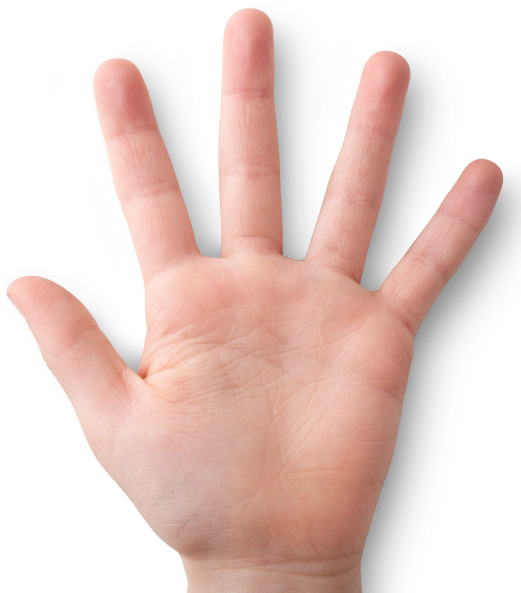
//> input picture ConvexDetection/hand.jpg, 521 x 593 px
$ ./main   (built with g++ and OpenCV 4)
//> lines starting //> are read from the running program, lines starting //| are printed output that depends on the picture; after the words box and inside, x2 and y2 are one past the last pixel; in counts of white or black regions, pixels touching at a corner belong together
 #include "opencv2/highgui/highgui.hpp"
 #include "opencv2/imgproc/imgproc.hpp"
 #include <iostream>
 #include <stdio.h>
 #include <stdlib.h>

 using namespace cv;
 using namespace std;

 RNG rng(12345);

 // Find and display Convex Hull and defects
 // Input is contour of image
void hull(Mat src )
 {
	// Make local copy (Not really needed, but it doesn't kill to be safe!)
	Mat src_copy = src.clone();

	// Contours and it's heirarchy (look at OpenCV ref)
	vector<vector<Point> > contours;
	vector<Vec4i> hierarchy;

	// Find contours
	findContours( src, contours, hierarchy, CV_RETR_TREE, CV_CHAIN_APPROX_SIMPLE, Point(0, 0) );

	// Convext hull is vector of points
	// Find the convex hull object for each contour, so use 2D vector
	vector< vector<Point> > hull( contours.size() );

	// Find hull of each contour (should be just 1 in this case)
	for( int i = 0; i < contours.size(); i++ )
	{
		convexHull( Mat(contours[i]), hull[i], false );
	}

	// Draw contours + hull results
	Mat drawing = Mat::zeros( src.size(), CV_8UC3 );

	// Draw the contours and their respective hulls
	for( int i = 0; i< contours.size(); i++ )
	{
		Scalar color = Scalar( rng.uniform(0, 255), rng.uniform(0,255), rng.uniform(0,255) );
		drawContours( drawing, contours, i, Scalar(255), 1, 8, vector<Vec4i>(), 0, Point() );
		drawContours( drawing, hull, i, Scalar(255), 1, 8, vector<Vec4i>(), 0, Point() );
	}

    // Show in a window
	imshow( "Hull", drawing );
	waitKey(0);

	// To find the "defects in the hull"

	// Each Defect is a vector of 4 elements
	// It has the start, end and most "deep" point (Refer to documentation)
	// Also has depth from start to the deep point
	// Each hull can have multiple defects, so we need a vector of this vectors (one per hull)
	// Size of hull vector is size of contour
	vector<cv::Vec4i> convexityDefectsSet(contours.size());

	// THIS IS THE TRICKY PART HERE!

	// Find the hull again... This time as vector of integers.
	// Each element is an "index in the corresponding contour level"
	// Need this to get the defects portion working
	vector < vector<int> > hulls(contours.size());

	// I've called the convexHull function with a 4th parameter, explicitly telling it NOT to return points
	// Instead indices are returned
	for(int i= 0; i<contours.size(); i++)
		convexHull( Mat(contours[i]), hulls[i], false , false);

	// Now, the set of defects we get will be the index of a point in the contour.
	// It save space and just works!
	// In the "C" version, defects are returned as a vector of CvPoints
	for(int i= 0; i<contours.size(); i++)
		convexityDefects(contours[i], hulls[i], convexityDefectsSet);

	// defectIterator (Java style, to keep Ashwin happy! ;p
	// For each defect found
	for (int defectIterator = 0; defectIterator < convexityDefectsSet.size(); defectIterator++)
	{
		// Get the indices from the vector structure returned
		// Each defect has a start, end and deep point
		// Also, depth from start to the deep point
		int startIdx = convexityDefectsSet[defectIterator].val[0];
		int endIdx = convexityDefectsSet[defectIterator].val[1];
		int defectPtIdx = convexityDefectsSet[defectIterator].val[2];
		double depth = (double)convexityDefectsSet[defectIterator].val[3]/256.0f;  // see documentation link below why this

		// Each index is a point in the contour.
		// Since I know there is only 1 contour... 1st index is 0.

		// Draw a yellow line from start to defect
		line(drawing, contours[0][startIdx], contours[0][defectPtIdx], Scalar(0,255,255), 1);

		// Draw a red line from start to end
		//line(drawing, contours[0][startIdx], contours[0][endIdx], Scalar(0,0,255), 1);

		// Draw start point (Green)
		circle(drawing, contours[0][startIdx], 10, Scalar(0,255,0));

		// Draw end point (Blue)
		circle(drawing, contours[0][endIdx], 10, Scalar(255,0,0));

		// Draw defect point (Red)
		circle(drawing, contours[0][defectPtIdx], 5, Scalar(0,0,255));

	}

	// Show and save!
	imshow("Defects", drawing);
	imwrite("ConvexHull.jpg", drawing);
	waitKey(0);
 }

 // Returns index of largest vector
int findBiggestContour( vector < vector<Point> > contours)
{
// Keep in mind, a contour is a vector of points
// So multiple contours are 2D vectors of points

	// Index of largest contour
    int indexOfBiggestContour = -1;

	// Size of contour (temp var)
    int sizeOfBiggestContour = 0;

	// Iterate through each contour
    for (int i = 0; i < contours.size(); i++)
	{
		// Pretty straigh forward! Find the largest contour
        if(contours[i].size() > sizeOfBiggestContour)
		{
            sizeOfBiggestContour = contours[i].size();
            indexOfBiggestContour = i;
        }
    }

    return indexOfBiggestContour;
}


int main(int argc, char **argv)
{

	// Open image
    Mat src = imread("hand.jpg");
//> src is the input picture: 593 rows x 521 cols, CV_8UC3; mean B, G, R 203.4, 209.5, 232.7
    if (src.empty())
	{
		cerr<<"Can't open file";
        return -1;
	}

	// Blur image (Helps the skin detection)
	// Blur window size 5x5
    blur( src, src, Size(5,5) );

	// Convert to HSV
    Mat hsv;
    cvtColor(src, hsv, CV_BGR2HSV);
//> hsv: 593 rows x 521 cols, CV_8UC3; mean H, S, V 4.3, 35.2, 232.8

	// Threshold for skin.
	// LOT of trial-and-error here
    Mat bw;
    inRange(hsv, Scalar(0, 10, 170), Scalar(50, 255, 255), bw);
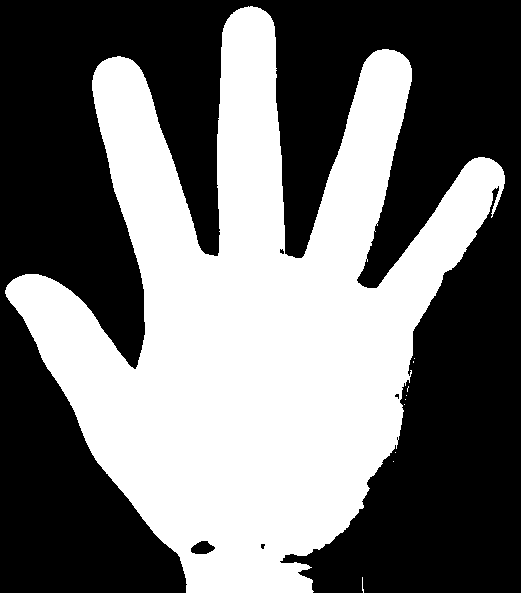
//> bw: 593 rows x 521 cols, CV_8UC1; 44.4% white; 10 white regions (9 under 20 px)

	// Show images
    imshow("src", src);
    imshow("dst", bw);

	// Vector of points for contours
    vector<vector<Point> > contours;
	// Hierarchy for contour detection
    vector<Vec4i> hierarchy;

	// Find contours
    findContours( bw, contours, hierarchy, CV_RETR_TREE, CV_CHAIN_APPROX_SIMPLE, Point(0, 0) );
//> contours = 15 contours, 10 with area under 20; largest, box (x1, y1, x2, y2) and area: (5, 6, 505, 593) 135898, (190, 540, 216, 555) 248, (260, 543, 266, 550) 23, (279, 248, 285, 255) 22, (394, 393, 400, 400) 20

	// Find the largest contour (assume, hand is largest)
	int s = findBiggestContour(contours);
//> the loop in findBiggestContour, `for (int i = 0; i < contours.size(); i++)` made 15 passes
//> sizeOfBiggestContour on passes 1, 10: 6, 1374
//> after the loop in findBiggestContour, `for (int i = 0; i < contours.size(); i++)`: sizeOfBiggestContour = 1374; indexOfBiggestContour = 9
//> s = 9

	// Draw and fill detector contour
    Mat drawing = Mat::zeros( src.size(), CV_8UC1 );
    drawContours( drawing, contours, s, Scalar(255), -1, 8, hierarchy, 0, Point() );
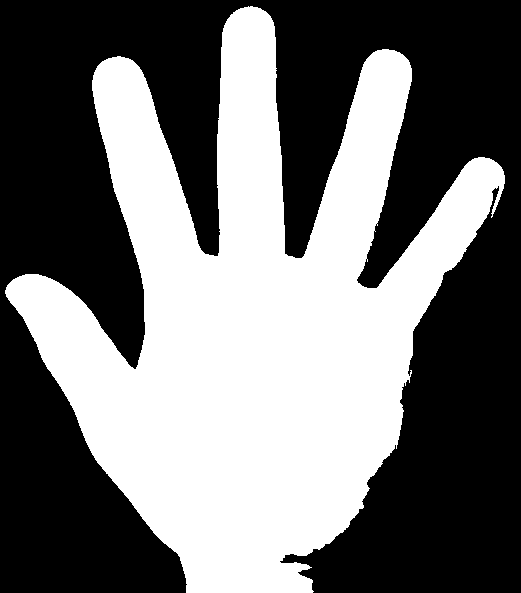
//> drawing: 593 rows x 521 cols, CV_8UC1; 44.5% white; 1 white region

	//Show the contour
    imshow("drw", drawing);

	// Detect hull and draw it
    hull(drawing);
//> in hull, `findContours( src, contours, hierarchy, CV_RETR_TREE, CV_CHAIN_APPROX_..`: contours = 1 contour; box (x1, y1, x2, y2) and area: (5, 6, 505, 593) 135898
//> in hull, `vector< vector<Point> > hull( contours.size() );`: hull = 1 empty contours
//> the loop in hull, `for( int i = 0; i < contours.size(); i++ )` made 1 pass
//> the loop in hull, `for( int i = 0; i< contours.size(); i++ )` made 1 pass
//> after the loop in hull, `for( int i = 0; i< contours.size(); i++ )`:
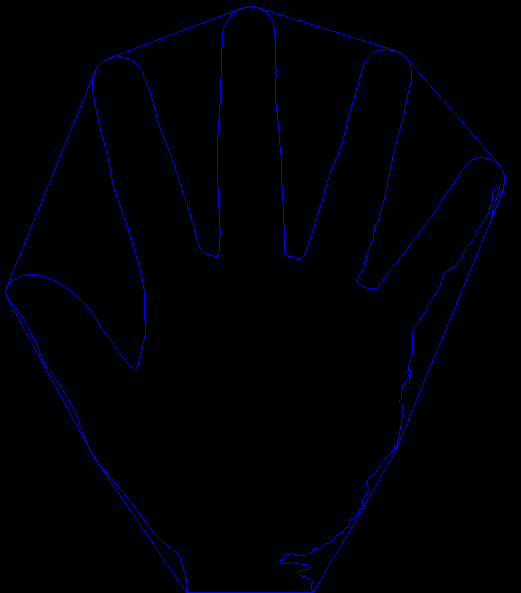
//> drawing: 593 rows x 521 cols, CV_8UC3; mean B, G, R 3.5, 0, 0
//> in hull, `vector<cv::Vec4i> convexityDefectsSet(contours.size());`: convexityDefectsSet = 1 item: [0, 0, 0, 0]
//> in hull, `vector < vector<int> > hulls(contours.size());`: hulls = 1 item
//> the loop in hull, `for(int i= 0; i<contours.size(); i++)` made 1 pass
//> the loop in hull, `for (int defectIterator = 0; defectIterator < convexityDefectsSet.size..` made 25 passes
//> (startIdx, endIdx, defectPtIdx, depth) on passes 1 to 12: (1371, 0, 1373, 1), (0, 4, 1, 0.727), (4, 193, 56, 223.8), (193, 199, 194, 0.445), (200, 206, 201, 0.445), (206, 414, 331, 151.3), (414, 416, 415, 0.633), (417, 419, 418, 0.633), (419, 537, 494, 5.54), (537, 541, 538, 0.688), (541, 543, 542, 0.555), (543, 599, 581, 14.87)
//> after the loop in hull, `for (int defectIterator = 0; defectIterator < convexityDefectsSet.size..`:
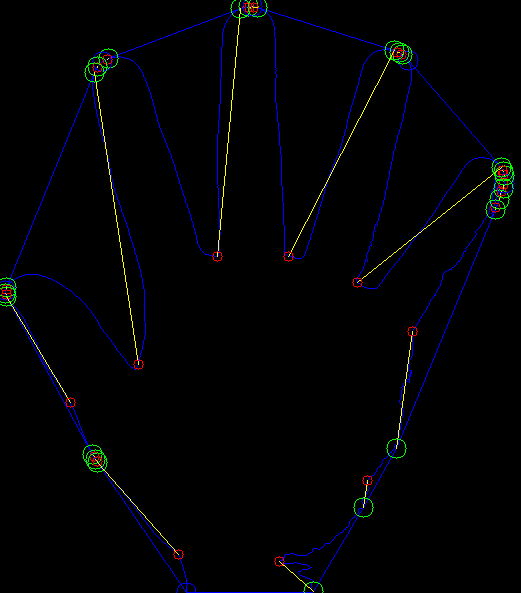
//> drawing: 593 rows x 521 cols, CV_8UC3; 1.06% of pixels changed, all inside (x1, y1, x2, y2) = (0, 0, 515, 593)

    waitKey(0);
    return 0;
}

$ run again, with ConvexDetection/Fist.jpg copied over ConvexDetection/hand.jpg
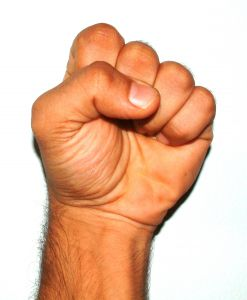
//> input picture ConvexDetection/Fist.jpg, 247 x 300 px
//> src is the input picture: 300 rows x 247 cols, CV_8UC3; mean B, G, R 169.9, 194.6, 234.8
//> hsv: 300 rows x 247 cols, CV_8UC3; mean H, S, V 22.7, 77.9, 235.5
//> `inRange(hsv, Scalar(0, 10, 170), Scalar(50, 255, 255), bw);`:
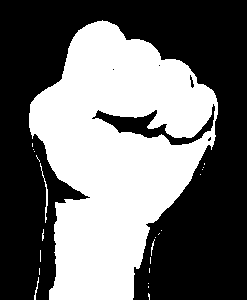
//> bw: 300 rows x 247 cols, CV_8UC1; 43.2% white; 23 white regions (19 under 20 px)
//> `findContours( bw, contours, hierarchy, CV_RETR_TREE, CV_CHAIN_APPROX_S..`: contours = 28 contours, 24 with area under 20; largest, box (x1, y1, x2, y2) and area: (29, 20, 218, 300) 32722, (91, 103, 216, 146) 1486, (189, 74, 195, 89) 39, (40, 163, 48, 223) 32
//> the loop in findBiggestContour, `for (int i = 0; i < contours.size(); i++)` made 28 passes
//> sizeOfBiggestContour on passes 1, 4, 18, 23: 5, 17, 38, 367
//> after the loop in findBiggestContour, `for (int i = 0; i < contours.size(); i++)`: sizeOfBiggestContour = 367; indexOfBiggestContour = 22
//> in hull, `findContours( src, contours, hierarchy, CV_RETR_TREE, CV_CHAIN_APPROX_..`: contours = 1 contour; box (x1, y1, x2, y2) and area: (29, 20, 218, 300) 32722
//> hull = 1 empty contours
//> the loop in hull, `for( int i = 0; i < contours.size(); i++ )` made 1 pass
//> the loop in hull, `for( int i = 0; i< contours.size(); i++ )` made 1 pass
//> convexityDefectsSet = 1 item: [0, 0, 0, 0]
//> hulls = 1 item
//> the loop in hull, `for(int i= 0; i<contours.size(); i++)` made 1 pass
//> the loop in hull, `for (int defectIterator = 0; defectIterator < convexityDefectsSet.size..` made 24 passes
//> (startIdx, endIdx, defectPtIdx, depth) on passes 1 to 8: (365, 0, 366, 0.785), (0, 2, 1, 0.785), (2, 8, 3, 0.633), (8, 10, 9, 0.445), (10, 16, 13, 0.742), (16, 18, 17, 0.602), (18, 20, 19, 0.555), (20, 60, 43, 13.01)
//> after the loop in hull, `for (int defectIterator = 0; defectIterator < convexityDefectsSet.size..`:
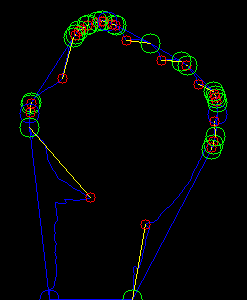
//> drawing: 300 rows x 247 cols, CV_8UC3; mean B, G, R 4.4, 4.8, 3
